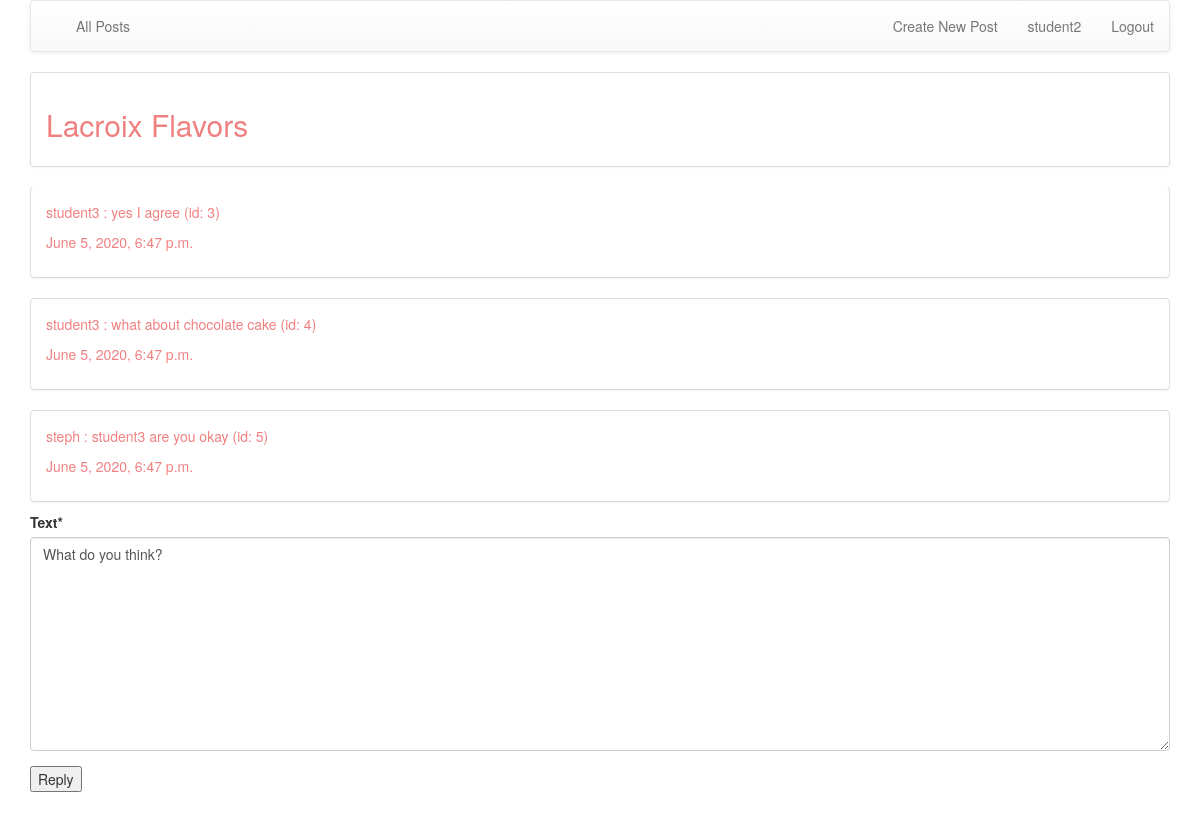
Page /threads/discussion/2 (signed in) on the committed database.
### threads/models.py (models this page shows, shortened)
class Discussion(models.Model):
	topic = models.TextField(default='General')
	text = models.TextField(default='What do you think?')
	owner = models.ForeignKey(settings.AUTH_USER_MODEL, on_delete=models.CASCADE)
	created_at = models.DateTimeField(default=timezone.now)
	replies = models.ManyToManyField(settings.AUTH_USER_MODEL, through='DiscussionReply', related_name='thread_replies')
	viewed = models.ManyToManyField(settings.AUTH_USER_MODEL, through='ViewedDiscussion', related_name='thread_vieweddiscussions')

class DiscussionReply(models.Model):
	text = models.TextField()
	owner = models.ForeignKey(settings.AUTH_USER_MODEL, on_delete=models.CASCADE)
	created_at = models.DateTimeField(default=timezone.now)
	discussion = models.ForeignKey(Discussion, on_delete=models.CASCADE)

### threads/views.py (the view)
class DiscDetailView(DetailView):
	model = Discussion
	template_name = "threads/disc_detail.html"
	def get(self, request, pk) :
		disc = Discussion.objects.get(id=pk)
		replies = DiscussionReply.objects.filter(discussion=disc)
		reply_form = ReplyForm()
		if len(ViewedDiscussion.objects.filter(discussion=disc, owner=self.request.user)) > 0:
			last_seen_id = ViewedDiscussion.objects.filter(discussion=disc.id, owner=self.request.user.id).first().last_seen
		else:
			first_reply = replies.first()
			viewed = ViewedDiscussion(owner=self.request.user, discussion=disc, last_seen=first_reply.id)
			viewed.save()
			last_seen_id = first_reply.id
		ctx = {'disc':disc, 'replies':replies, 'reply_form':reply_form, 'last_seen_id':last_seen_id}
		updated_last_seen_id = sorted(replies, key=operator.attrgetter('created_at'), reverse=True)[0].id
		updated_viewed = ViewedDiscussion.objects.filter(discussion=disc, owner=self.request.user).update(last_seen=updated_last_seen_id)
		print('started: ',last_seen_id)
		print('started: ',updated_last_seen_id)
		return render(request, self.template_name, ctx)

### threads/forms.py
class ReplyForm(forms.ModelForm):
	class Meta:
		model = Discussion
		fields = ['text']

### threads/templates/threads/disc_detail.html (shortened to what this page needs)
{% extends "base_menu.html" %}
{% load crispy_forms_tags %}
{% block content %}
	<div class="panel panel-default">
		<div class="panel-body">
			<h2 style="color:lightcoral">{{ disc.topic }}</h2></div></div>
	<div class="pre-scrollable" id='scroll'>
		{% for r in replies %}
		{% if user == r.owner %}
			<div class="panel panel-default">
				<div class="panel-body me" id="{{ r.id }}">
				<p>{{ r.owner }} : {{ r.text }} (id: {{ r.id }})</p>
				<p>{{ r.created_at }}</p>
				</div>
			</div>
		{% else %}
			<div class="panel panel-default">
				<div class="panel-body" id="{{ r.id }}">
				<p>{{ r.owner }} : {{ r.text }} (id: {{ r.id }})</p>
				<p>{{ r.created_at }}</p>
				</div>
			</div>
		{% endif %}
		{% endfor %}
	</div>
	<form method="post" action="{% url 'threads:discussion_reply_create' disc.id %}">
    	{{ reply_form|crispy }}
		<p><input type="submit" value="Reply"></p>
	</form>
{% endblock %}

### threads/templates/base_menu.html
{% extends "base_bootstrap.html" %}
{% block navbar %}
<nav class="navbar navbar-default navbar-light">
  <div class="container-fluid">
    <div class="navbar-header">
        <a class="navbar-brand" href="/">{{ settings.APP_NAME }}</a>
    </div>
    <ul class="nav navbar-nav">
      {% url 'threads' as threads %}
      <li {% if request.get_full_path == threads %}class="active"{% endif %}>
          <a href="{% url 'threads:all_posts' %}">All Posts</a></li>
    </ul>
    <ul class="nav navbar-nav navbar-right">
        {% if user.is_authenticated %}
        <li>
        <a href="{% url 'threads:new_post' %}">Create New Post</a>
        </li>
        <li><a href=''>{{ user }}</a></li>
        <li><a href="{% url 'logout' %}?next={% url 'threads:all_posts' %}">Logout</a></li>
        {% else %}
        <li>
        <a href="{% url 'login' %}?next={% url 'threads:all_posts' %}">Login</a>
        </li>
        {% endif %}
    </ul>
  </div>
</nav>
{% endblock %}

### threads/templates/threads/disc_detail.html (style rules this page uses)
.panel-body { color:lightcoral; }
.pre-scrollable { height: 325px; }

### rows in the picture
Discussion: topic "Lacroix Flavors"
DiscussionReply: owner "student3", text "yes I agree", id "3", created_at "June 5, 2020, 6:47 p.m."
DiscussionReply: owner "student3", text "what about chocolate cake", id "4", created_at "June 5, 2020, 6:47 p.m."
DiscussionReply: owner "steph", text "student3 are you okay", id "5", created_at "June 5, 2020, 6:47 p.m."

### other values in the picture
{{ user }} "student2"
